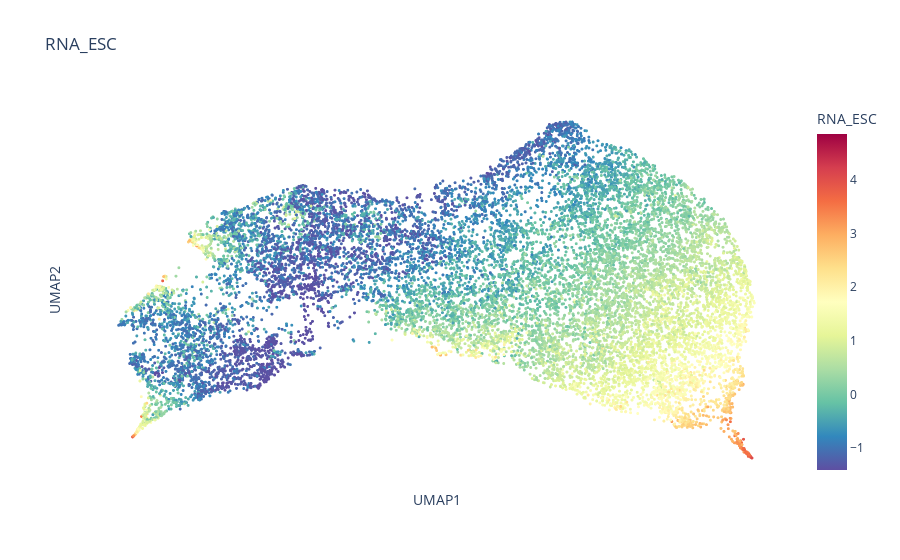

Notebook code cell kept with this figure:
### Code cell
fig = scatter_continous(DATA, 'RNA_ESC')
fig

### Figure 1 — Plotly figure (JSON) as saved in the notebook; plotly's stock layout.template omitted (floating-point values rounded to 4 significant figures; data arrays with more than 128 entries replaced by an {"elided": "..."} marker saying what was removed)
{"data": [{"customdata": {"elided": "14996x3 mixed values"}, "hovertemplate": "UMAP1=%{x}<br>UMAP2=%{y}<br>GENE=%{customdata[0]}<br>Cluster=%{customdata[1]}<br>RNA_ESC=%{marker.color}<extra></extra>", "legendgroup": "", "marker": {"color": {"elided": "14996 float values"}, "coloraxis": "coloraxis", "size": 3, "symbol": "circle"}, "mode": "markers", "name": "", "showlegend": false, "type": "scattergl", "x": {"elided": "14996 float values"}, "xaxis": "x", "y": {"elided": "14996 float values"}, "yaxis": "y"}], "layout": {"autosize": true, "coloraxis": {"colorbar": {"title": {"text": "RNA_ESC"}}, "colorscale": [[0, "rgb(94,79,162)"], [0.1, "rgb(50,136,189)"], [0.2, "rgb(102,194,165)"], [0.3, "rgb(171,221,164)"], [0.4, "rgb(230,245,152)"], [0.5, "rgb(255,255,191)"], [0.6, "rgb(254,224,139)"], [0.7, "rgb(253,174,97)"], [0.8, "rgb(244,109,67)"], [0.9, "rgb(213,62,79)"], [1, "rgb(158,1,66)"]]}, "legend": {"tracegroupgap": 0}, "plot_bgcolor": "white", "title": {"text": "RNA_ESC"}, "xaxis": {"anchor": "y", "domain": [0, 1], "showgrid": false, "tickvals": [], "title": {"text": "UMAP1"}}, "yaxis": {"anchor": "x", "domain": [0, 1], "showgrid": false, "tickvals": [], "title": {"text": "UMAP2"}}}}
